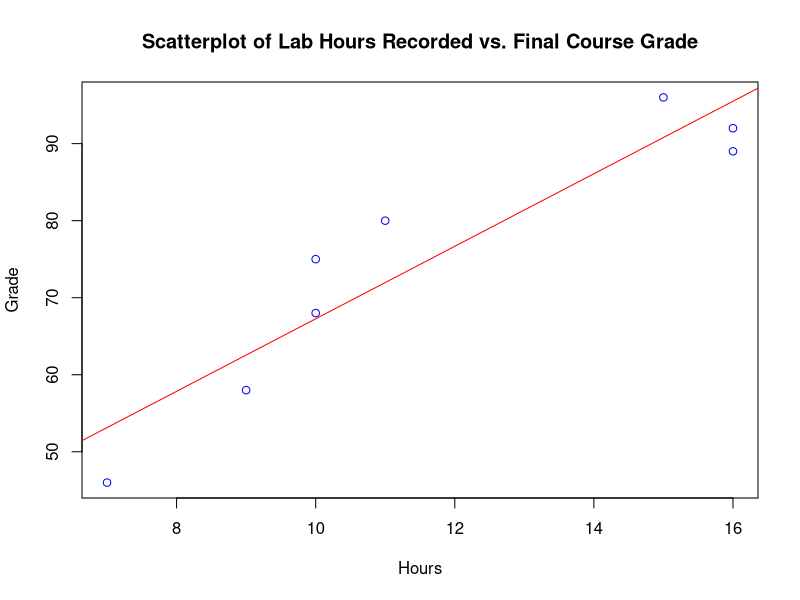
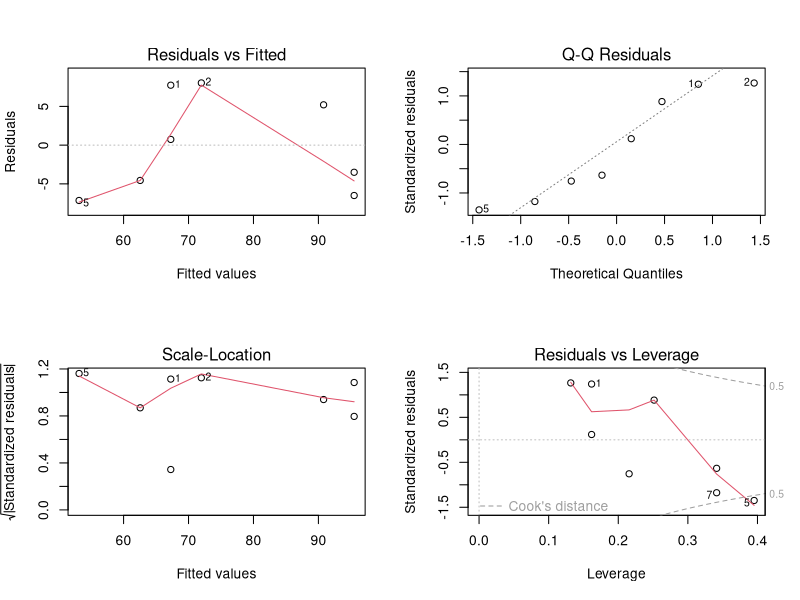
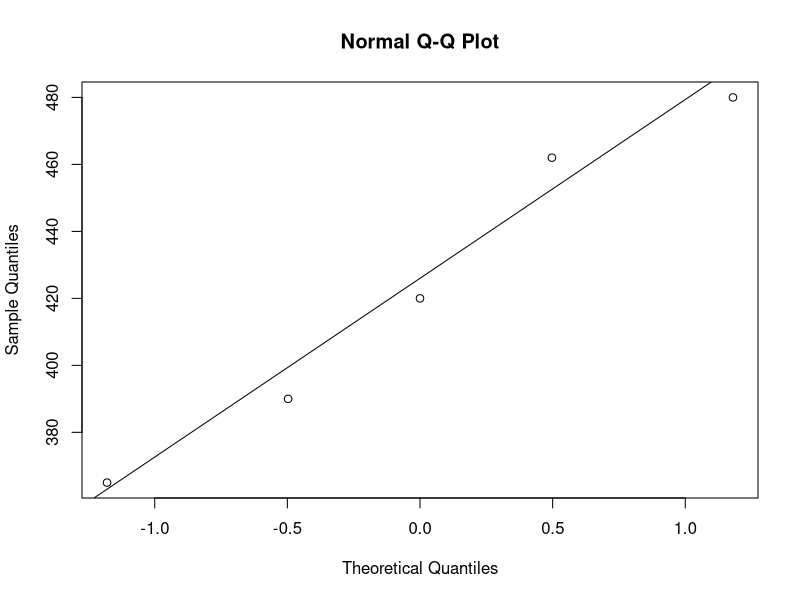
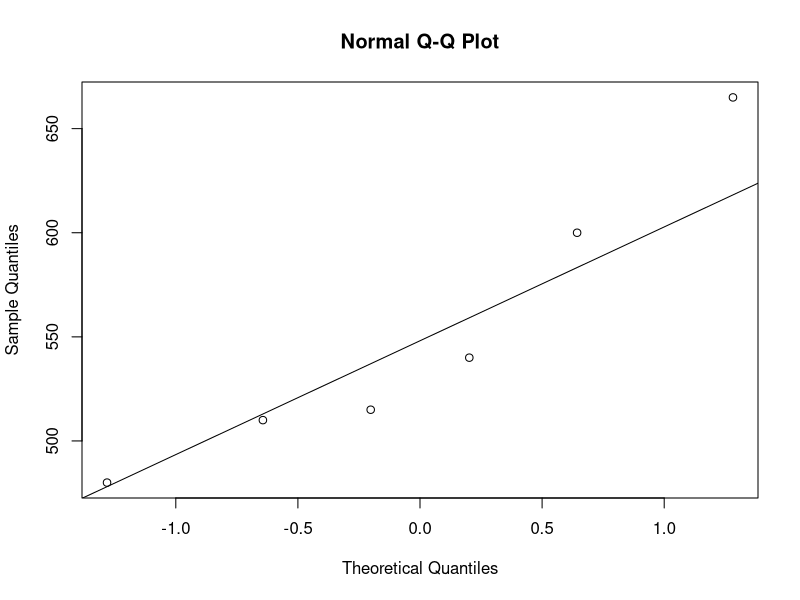
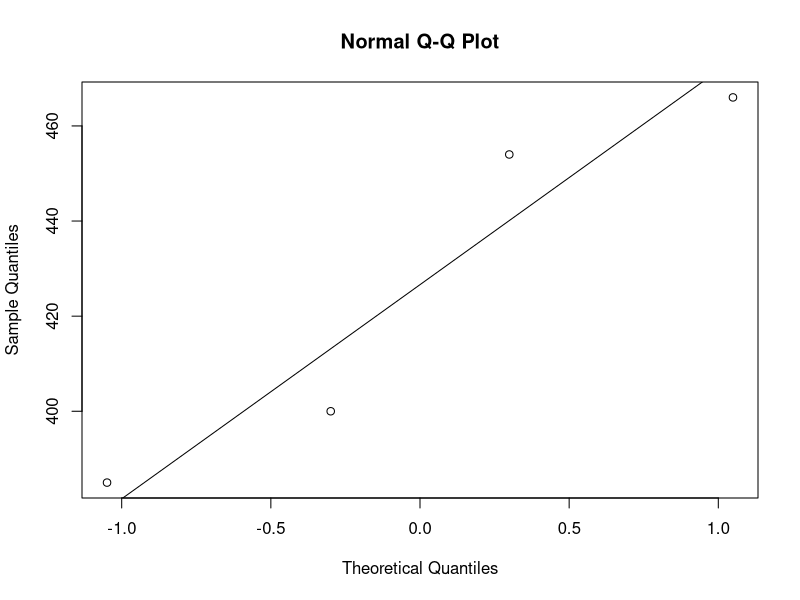
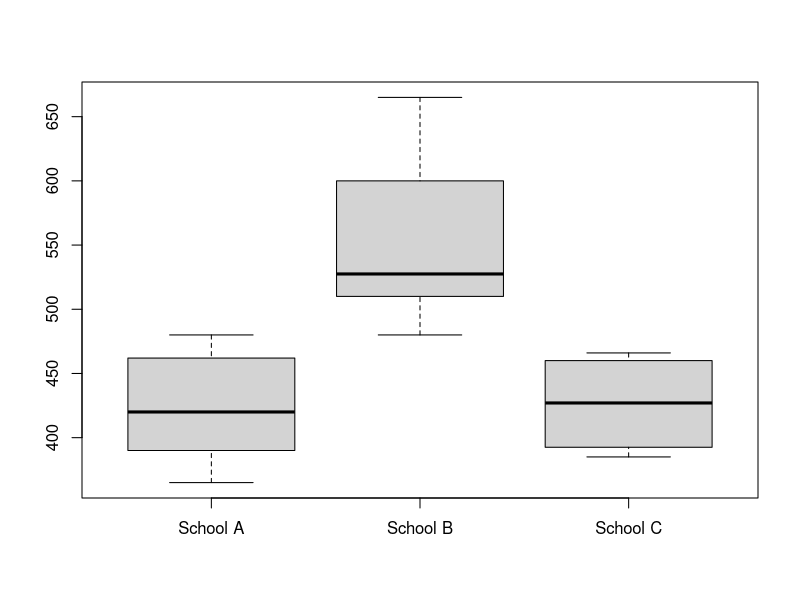

Recreate these plots in R, in order.
#Exam 3
#Cameron Lee

#******************************Question 1*************************************
#a.) Scatterplot and Regression Equation
hours = c(10, 11, 16, 9, 7, 15, 16, 10)
grade = c(75, 80, 92, 58, 46, 96, 89, 68)
plot(hours, grade, main = "Scatterplot of Lab Hours Recorded vs. Final Course Grade", 
     xlab = "Hours", ylab = "Grade", col = "blue")

#b.) Find the regression equation and draw the regression line on the scatter plot
#making a data.frame
data1 <- data.frame(hours, grade)
data1

hours = data1[,1]
grade = data1[,2]

#Linear regression line
m = lm(grade~hours, data = data1)
print(m)

y.intercept = m$coefficients[1]
slope = m$coefficients[2]
cat("y-intercept = ", y.intercept, "slope = ", slope, "\n")
cat("The Regression Line Eq: Final Grade", y.intercept,"+(", slope,") * Hours In Lab\n")

abline(reg = m, col = "red")

#c.) Predict a student's grade if they spend about 14 hours per week in the lab. 
#Reasonable? Explain the reasonableness. 

grade.14 = y.intercept + (slope * 14)
cat("If a student were to spend 14 hour in lab, then their predicted final
    grade should be: ", grade.14, "%")
cat("This is a reasonable prediction using the regression equation because
    it lies within the range of hours studied in the sample data. (14 lies
    within the range of 7-16 hours)")

#d.) Predict a student's grade if they spend about 20 hours per week in the lab. 
#Reasonable? Explain the reasonableness. 
grade.20 = y.intercept + (slope * 20)
cat("If a student were to spend 14 hour in lab, then their predicted final
    grade should be: ", grade.20, "%")
cat("This is not a resonable predicton using the regression equation because
    it lies outside of the range of hours studied in the sample data. 
    (20 lies out the range of 7-16 hours)")

#e.) Linear correlation (r) coefficient and the coefficient of determination (r^2)
rHours = cor(data1$hours, data1$grade)
cat("Linear Correlation Coefficient =", rHours, "\n")
cat("Coefficient of Determination = ", rHours^2, "\n")

#f.) Determine the "percentage of variation" in the response variable 
#explained by the regression
cat("The coefficient of determination is equal to", (rHours^2)*100, "% which shows
that the variation in student's grades are explained by hours spent in the lab.")

#g.) Describe the linear relationship between these two variables(strength and direction)
#, and decide whether this linear regression is useful for making predictions
cat("This linear regression is very useful in making grade predictions")
cat("The Linear Correlation Coefficient suggests an extremely strong positive linear 
    relationship between Lab Hours Recorded and Final Course Grades.")


#******************************Question 2*************************************
#a.) Create two types of residual plots that we discussed in class: 1.)
#residuals vs. x-values and a normal probability plot of the data
layout(matrix(data = 1:4, nrow = 2, ncol = 2, byrow = TRUE))
plot(m)
layout(matrix(data = 1, nrow = 1, ncol = 1))

cat("The normal qq-plot shows that the data is normally distributed and the residual 
    plot shows a randomness around the center line meaning that both of our 
    requirements provide evidence that our data is suited for linear regression.")

#b.) Find Se and interpret answer
summary(m)
cat("According to the data, the residual standard error is equal to: 6.811")
cat("Very roughly speaking, on average, the predicted final grade differs from the 
    observed hours spent studying in the lab by about 6.811%")

#c.) Using R results from the regression, determine whether the data provides sufficient
#evidence to conclude that the number of hours in lab is useful for predicting the grade
cat("As the summary statistics say, the p-value for the linear regression line
    is p = 0.0007363. That means that the significance level would have to be so
    miniscule in order for the regression line to be inappropriate for this
    range of data. Overall, the p-value shows that the data provides great evidence
    that the number of hours in lab is useful for predicting the grade.")

#d.) Determine a 99% CI for the mean grade of all computer science students who spend
#14 hours in lab every week

predict(m, data.frame(hours = 14), interval = "confidence", conf.level = 0.99)
cat("We can be 99% certain that the mean grade of all students who study 14 hours
    in lab will be somwhere between 78.90972% and 93.26993%s")

#e.) Determine a 99% prediction interval for the grade of a computer science student
#who spends 14 hours in lab every week. 
predict(m, data.frame(hours = 14), interval = "prediction", conf.level = 0.99)
cat("We can be 99% certain that a student who spends 14 hours in lab 
    will earn a grade between 67.94375% and 104.2359%")

#******************************Question 3*************************************
schoolA <- c(420, 390, 365, 462, 480, NA) #Created independent school data 
schoolB <- c(600, 540, 665, 510, 515, 480) #Need to have NA to have same length vectors
schoolC <- c(454, 385, 400, 466, NA, NA)
combined_g <- data.frame(cbind(schoolA, schoolB, schoolC)) #combining data into one data set
summary(combined_g) #summary of the combined data

Stacked_Groups <- stack(combined_g) #creating a full stack of all of the data
Stacked_Groups #running the full stack

#Attaining anova results by using the stacked data
Results <- aov(Stacked_Groups$values~Stacked_Groups$ind, data = Stacked_Groups)
Results
#summary provides us with some summary of the anova results
summary(Results)

#a.) Check for assumptions of normal populations
schoolAD <- combined_g[,1]
schoolBD <- combined_g[,2]
schoolCD <- combined_g[,3]

schoolAD

schoolAData = schoolAD[is.na(schoolAD) == FALSE]
schoolBData = schoolBD[is.na(schoolBD) == FALSE]
schoolCData = schoolCD[is.na(schoolCD) == FALSE]

schoolAData

#Testing for normalcy
qqnorm(schoolAData)
qqline(schoolAData)
qqnorm(schoolBData)
qqline(schoolBData)
qqnorm(schoolCData)
qqline(schoolCData)

#Testing for sd
boxplot(schoolAData, schoolBData, schoolCData, names = c("School A", "School B", "School C"))

#making a data.frame
school <-c(rep("School A", length(schoolAData)), rep("School B", length(schoolBData)), 
            rep("School C", length(schoolCData)))
test.scores<-c(schoolAData, schoolBData, schoolCData)

Frame1 <- data.frame(test.scores,school)
Frame1

#Second anova test
test.aov = aov(test.scores~school)
summary(test.aov)

cat("All of the data looks normally distributed and the standard deviation can be
    considered equal from the boxplot") 


#b.) Two degrees of freedom
cat("The two degrees of freedom are marked by the number of independent data 
    sets there are (minus 1) and the number of actual values there are combined while sub
    subtracting the number of data sets")
cat("In this case, that would be 2 and 12")

#c.) Actual definition of the test statistic F, what two values are used to compute
#the value
cat("The F-statistic can be defined by the ratio of the variation among sample means to the
    variation within the samples. In other words, it is the variation among the sample means
    which is called the treatment mean square divided by the error
    mean square which shows the variation within the samples." )
cat("F = MSTR/MSE")

#d.) Anova test

schoolA <- c(420, 390, 365, 462, 480, NA) #Created independent school data 
schoolB <- c(600, 540, 665, 510, 515, 480) #Need to have NA to have same length vectors
schoolC <- c(454, 385, 400, 466, NA, NA)
combined_g <- data.frame(cbind(schoolA, schoolB, schoolC)) #combining data into one data set
summary(combined_g) #summary of the combined data

Stacked_Groups <- stack(combined_g) #creating a full stack of all of the data
Stacked_Groups #running the full stack

#Attaining anova results by using the stacked data
Results <- aov(Stacked_Groups$values~Stacked_Groups$ind, data = Stacked_Groups)
Results
#summary provides us with some summary of the anova results
summary(Results)


cat("The comments are in chronological order to find the anova")

cat("p-value approach:")
cat("If we take a look at the summary(Results), we can see that the p-value is equal
    to 0.00365. Since the p-value is so little, it can be concluded that there is sufficient 
    evidence to conclude that a difference exists in mean SAT math scores between the three schools")


#e.)How can F-statistic be found
cat("The F-statistic can be found by taking the values from the Mean Sq column
    of the anova results and dividing the top number in that column by the bottom number")
cat("In this problem it would be", 29041/3125, "which is equal to the F-statistic the anova
    generated")

#f.) 
cat("Used the F-statistic, and both degrees of freedom to attain the value of the p-statistic
to the right side of the graph")
p.val = 1-pf(9.292, 2, 12)
cat("The p.val = ", p.val)



